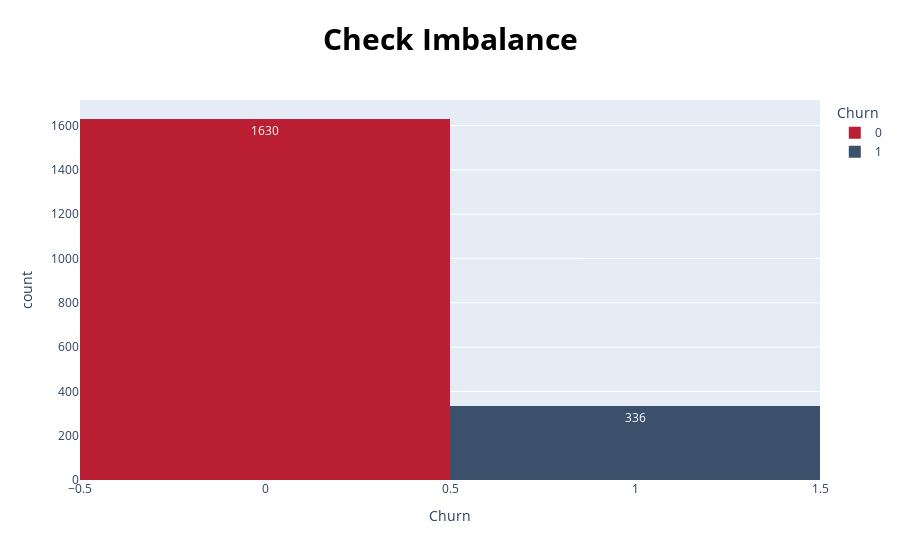

Notebook cell for this chart:
### Code cell
fig = px.histogram(y_train, x="Churn", color="Churn" ,text_auto= True , title="<b>"+'Check Imbalance' , color_discrete_sequence = ['#BA1F33','#3A506B'])

# Customize the plot
fig.update_layout(hovermode='x',title_font_size=30)
fig.update_layout(
title_font_color="black",
template="plotly",
title_font_size=30,
hoverlabel_font_size=20,
title_x=0.5,
xaxis_title='Churn',
yaxis_title='count',
)
fig.show()

### Figure 1 — Plotly figure (JSON) as saved in the notebook; plotly's stock layout.template omitted (floating-point values rounded to 4 significant figures; data arrays with more than 128 entries replaced by an {"elided": "..."} marker saying what was removed)
{"data": [{"alignmentgroup": "True", "bingroup": "x", "hovertemplate": "Churn=%{x}<br>count=%{y}<extra></extra>", "legendgroup": "0", "marker": {"color": "#BA1F33", "pattern": {"shape": ""}}, "name": "0", "offsetgroup": "0", "orientation": "v", "showlegend": true, "texttemplate": "%{value}", "type": "histogram", "x": {"elided": "1630 int values"}, "xaxis": "x", "yaxis": "y"}, {"alignmentgroup": "True", "bingroup": "x", "hovertemplate": "Churn=%{x}<br>count=%{y}<extra></extra>", "legendgroup": "1", "marker": {"color": "#3A506B", "pattern": {"shape": ""}}, "name": "1", "offsetgroup": "1", "orientation": "v", "showlegend": true, "texttemplate": "%{value}", "type": "histogram", "x": {"elided": "336 int values"}, "xaxis": "x", "yaxis": "y"}], "layout": {"barmode": "relative", "hoverlabel": {"font": {"size": 20}}, "hovermode": "x", "legend": {"title": {"text": "Churn"}, "tracegroupgap": 0}, "title": {"font": {"color": "black", "size": 30}, "text": "<b>Check Imbalance", "x": 0.5}, "xaxis": {"anchor": "y", "categoryarray": [0, 1], "categoryorder": "array", "domain": [0, 1], "title": {"text": "Churn"}}, "yaxis": {"anchor": "x", "domain": [0, 1], "title": {"text": "count"}}}}
